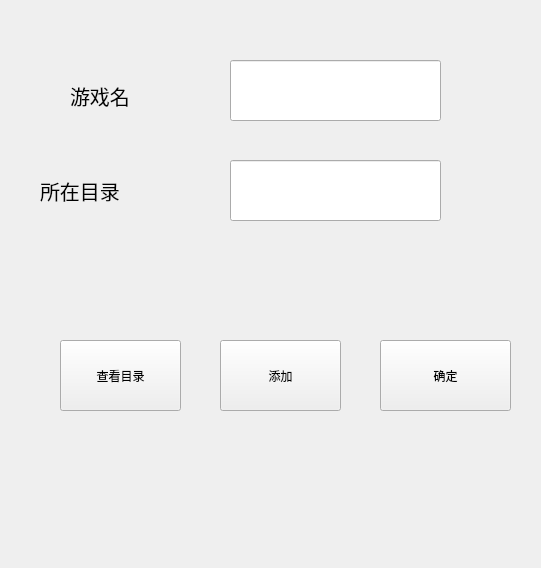
<?xml version="1.0" encoding="UTF-8"?>
<ui version="4.0">
 <class>addgame</class>
 <widget class="QWidget" name="addgame">
  <property name="geometry">
   <rect>
    <x>0</x>
    <y>0</y>
    <width>541</width>
    <height>568</height>
   </rect>
  </property>
  <property name="windowTitle">
   <string>Form</string>
  </property>
  <widget class="QPushButton" name="pushButton">
   <property name="geometry">
    <rect>
     <x>380</x>
     <y>340</y>
     <width>131</width>
     <height>71</height>
    </rect>
   </property>
   <property name="text">
    <string>确定</string>
   </property>
  </widget>
  <widget class="QPushButton" name="pushButton_2">
   <property name="geometry">
    <rect>
     <x>220</x>
     <y>340</y>
     <width>121</width>
     <height>71</height>
    </rect>
   </property>
   <property name="text">
    <string>添加</string>
   </property>
  </widget>
  <widget class="QLineEdit" name="lineEdit">
   <property name="geometry">
    <rect>
     <x>230</x>
     <y>60</y>
     <width>211</width>
     <height>61</height>
    </rect>
   </property>
  </widget>
  <widget class="QLineEdit" name="lineEdit_2">
   <property name="geometry">
    <rect>
     <x>230</x>
     <y>160</y>
     <width>211</width>
     <height>61</height>
    </rect>
   </property>
   <property name="text">
    <string/>
   </property>
  </widget>
  <widget class="QLabel" name="label">
   <property name="geometry">
    <rect>
     <x>70</x>
     <y>60</y>
     <width>121</width>
     <height>71</height>
    </rect>
   </property>
   <property name="font">
    <font>
     <pointsize>15</pointsize>
    </font>
   </property>
   <property name="text">
    <string>游戏名</string>
   </property>
  </widget>
  <widget class="QLabel" name="label_2">
   <property name="geometry">
    <rect>
     <x>40</x>
     <y>170</y>
     <width>161</width>
     <height>41</height>
    </rect>
   </property>
   <property name="font">
    <font>
     <pointsize>15</pointsize>
    </font>
   </property>
   <property name="text">
    <string>所在目录</string>
   </property>
  </widget>
  <widget class="QPushButton" name="pushButton_3">
   <property name="geometry">
    <rect>
     <x>60</x>
     <y>340</y>
     <width>121</width>
     <height>71</height>
    </rect>
   </property>
   <property name="text">
    <string>查看目录</string>
   </property>
  </widget>
 </widget>
 <resources/>
 <connections/>
</ui>
